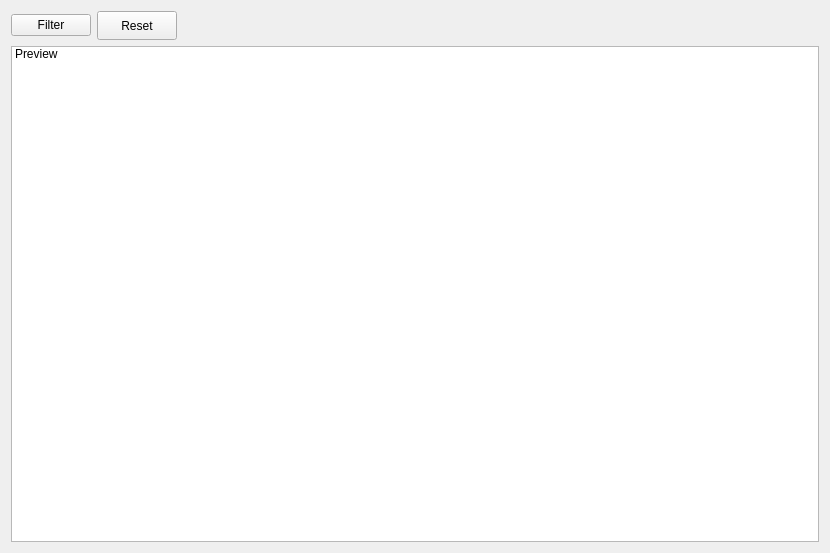
<?xml version="1.0" encoding="UTF-8"?>
<ui version="4.0">
 <class>DatabaseViewer</class>
 <widget class="QWidget" name="DatabaseViewer">
  <property name="geometry">
   <rect>
    <x>0</x>
    <y>0</y>
    <width>830</width>
    <height>553</height>
   </rect>
  </property>
  <property name="windowTitle">
   <string>Form</string>
  </property>
  <property name="styleSheet">
   <string notr="true"/>
  </property>
  <layout class="QVBoxLayout" name="verticalLayout">
   <item>
    <layout class="QHBoxLayout" name="ButtonLayout">
     <item>
      <widget class="QPushButton" name="FilterButton">
       <property name="text">
        <string>Filter</string>
       </property>
      </widget>
     </item>
     <item>
      <widget class="QPushButton" name="FileButton">
       <property name="minimumSize">
        <size>
         <width>0</width>
         <height>29</height>
        </size>
       </property>
       <property name="maximumSize">
        <size>
         <width>202</width>
         <height>16777215</height>
        </size>
       </property>
       <property name="text">
        <string>Reset</string>
       </property>
      </widget>
     </item>
     <item>
      <spacer name="horizontalSpacer_5">
       <property name="orientation">
        <enum>Qt::Orientation::Horizontal</enum>
       </property>
       <property name="sizeHint" stdset="0">
        <size>
         <width>40</width>
         <height>20</height>
        </size>
       </property>
      </spacer>
     </item>
     <item>
      <spacer name="horizontalSpacer">
       <property name="orientation">
        <enum>Qt::Orientation::Horizontal</enum>
       </property>
       <property name="sizeHint" stdset="0">
        <size>
         <width>40</width>
         <height>20</height>
        </size>
       </property>
      </spacer>
     </item>
     <item>
      <spacer name="horizontalSpacer_3">
       <property name="orientation">
        <enum>Qt::Orientation::Horizontal</enum>
       </property>
       <property name="sizeHint" stdset="0">
        <size>
         <width>40</width>
         <height>20</height>
        </size>
       </property>
      </spacer>
     </item>
     <item>
      <spacer name="horizontalSpacer_4">
       <property name="orientation">
        <enum>Qt::Orientation::Horizontal</enum>
       </property>
       <property name="sizeHint" stdset="0">
        <size>
         <width>40</width>
         <height>20</height>
        </size>
       </property>
      </spacer>
     </item>
    </layout>
   </item>
   <item>
    <widget class="QSplitter" name="ContentLayout">
     <property name="orientation">
      <enum>Qt::Orientation::Horizontal</enum>
     </property>
     <widget class="QListWidget" name="listWidget">
      <item>
       <property name="text">
        <string>Preview</string>
       </property>
      </item>
     </widget>
    </widget>
   </item>
  </layout>
 </widget>
 <resources/>
 <connections/>
</ui>
